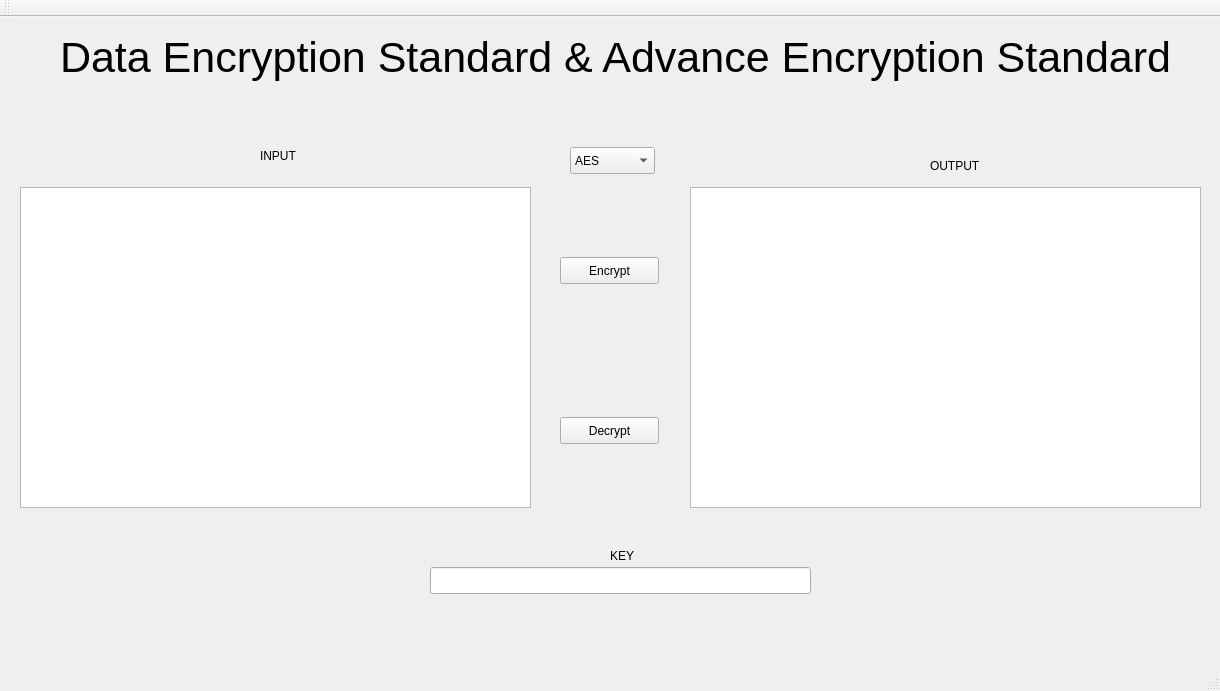
<?xml version="1.0" encoding="UTF-8"?>
<ui version="4.0">
 <class>MainWindow</class>
 <widget class="QMainWindow" name="MainWindow">
  <property name="geometry">
   <rect>
    <x>0</x>
    <y>0</y>
    <width>1220</width>
    <height>691</height>
   </rect>
  </property>
  <property name="windowTitle">
   <string>MainWindow</string>
  </property>
  <widget class="QWidget" name="centralWidget">
   <widget class="QTextEdit" name="textEdit">
    <property name="geometry">
     <rect>
      <x>20</x>
      <y>170</y>
      <width>511</width>
      <height>321</height>
     </rect>
    </property>
   </widget>
   <widget class="QTextBrowser" name="textBrowser">
    <property name="geometry">
     <rect>
      <x>690</x>
      <y>170</y>
      <width>511</width>
      <height>321</height>
     </rect>
    </property>
   </widget>
   <widget class="QPushButton" name="pushButton">
    <property name="geometry">
     <rect>
      <x>560</x>
      <y>240</y>
      <width>99</width>
      <height>27</height>
     </rect>
    </property>
    <property name="text">
     <string>Encrypt</string>
    </property>
   </widget>
   <widget class="QPushButton" name="pushButton_2">
    <property name="geometry">
     <rect>
      <x>560</x>
      <y>400</y>
      <width>99</width>
      <height>27</height>
     </rect>
    </property>
    <property name="text">
     <string>Decrypt</string>
    </property>
   </widget>
   <widget class="QLineEdit" name="lineEdit">
    <property name="geometry">
     <rect>
      <x>430</x>
      <y>550</y>
      <width>381</width>
      <height>27</height>
     </rect>
    </property>
    <property name="maxLength">
     <number>16</number>
    </property>
   </widget>
   <widget class="QLabel" name="label">
    <property name="geometry">
     <rect>
      <x>610</x>
      <y>530</y>
      <width>67</width>
      <height>17</height>
     </rect>
    </property>
    <property name="text">
     <string>KEY</string>
    </property>
   </widget>
   <widget class="QLabel" name="label_2">
    <property name="geometry">
     <rect>
      <x>260</x>
      <y>130</y>
      <width>67</width>
      <height>17</height>
     </rect>
    </property>
    <property name="text">
     <string>INPUT</string>
    </property>
   </widget>
   <widget class="QLabel" name="label_3">
    <property name="geometry">
     <rect>
      <x>930</x>
      <y>140</y>
      <width>67</width>
      <height>17</height>
     </rect>
    </property>
    <property name="text">
     <string>OUTPUT</string>
    </property>
   </widget>
   <widget class="QLabel" name="label_4">
    <property name="geometry">
     <rect>
      <x>60</x>
      <y>10</y>
      <width>1121</width>
      <height>61</height>
     </rect>
    </property>
    <property name="font">
     <font>
      <pointsize>32</pointsize>
     </font>
    </property>
    <property name="text">
     <string>Data Encryption Standard &amp; Advance Encryption Standard</string>
    </property>
   </widget>
   <widget class="QComboBox" name="comboBox">
    <property name="geometry">
     <rect>
      <x>570</x>
      <y>130</y>
      <width>85</width>
      <height>27</height>
     </rect>
    </property>
    <item>
     <property name="text">
      <string>AES</string>
     </property>
    </item>
    <item>
     <property name="text">
      <string>DES</string>
     </property>
    </item>
   </widget>
  </widget>
  <widget class="QMenuBar" name="menuBar">
   <property name="geometry">
    <rect>
     <x>0</x>
     <y>0</y>
     <width>1220</width>
     <height>25</height>
    </rect>
   </property>
  </widget>
  <widget class="QToolBar" name="mainToolBar">
   <attribute name="toolBarArea">
    <enum>TopToolBarArea</enum>
   </attribute>
   <attribute name="toolBarBreak">
    <bool>false</bool>
   </attribute>
  </widget>
  <widget class="QStatusBar" name="statusBar"/>
 </widget>
 <layoutdefault spacing="6" margin="11"/>
 <resources/>
 <connections/>
</ui>
